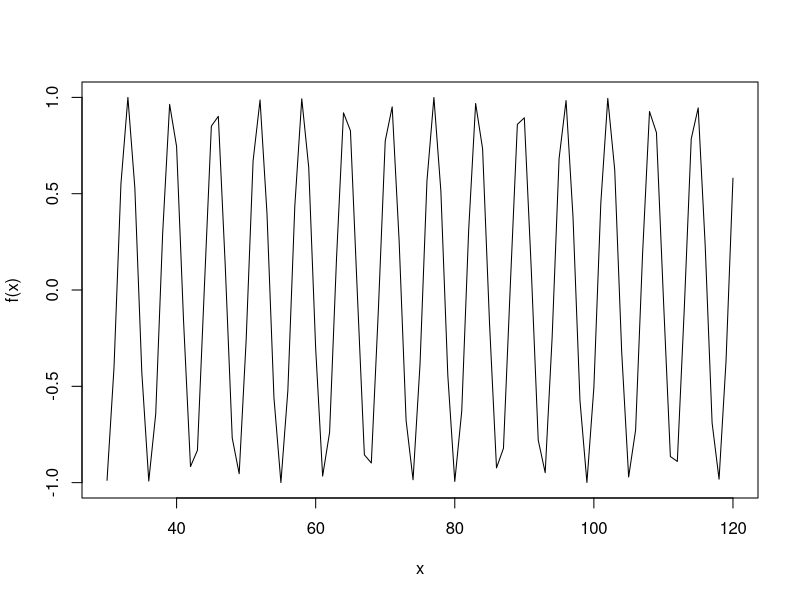
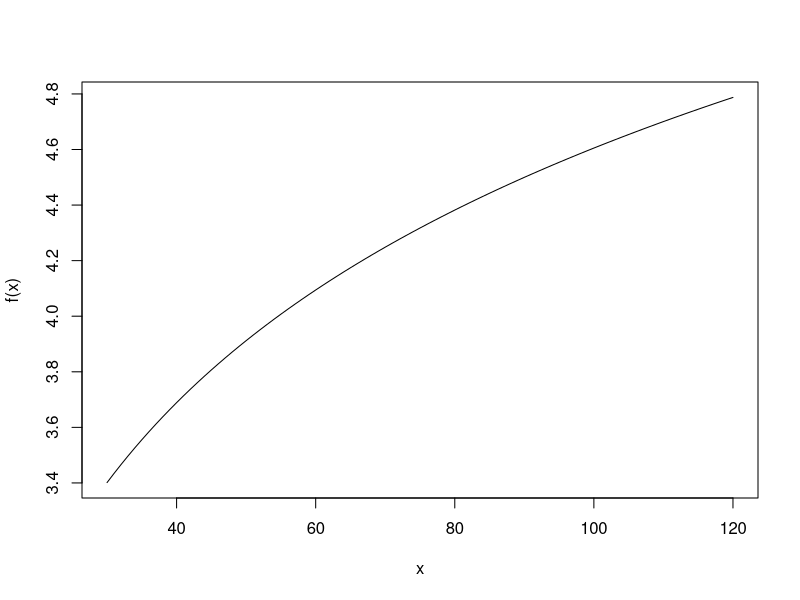
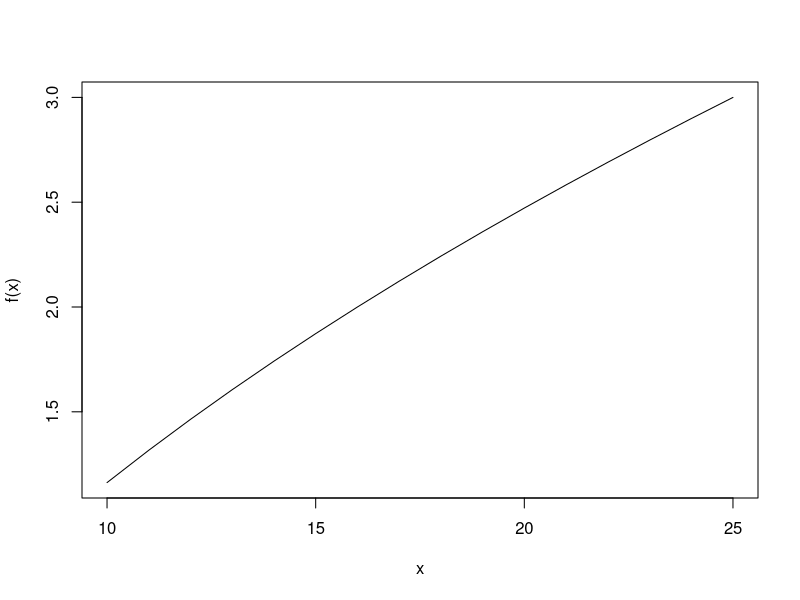
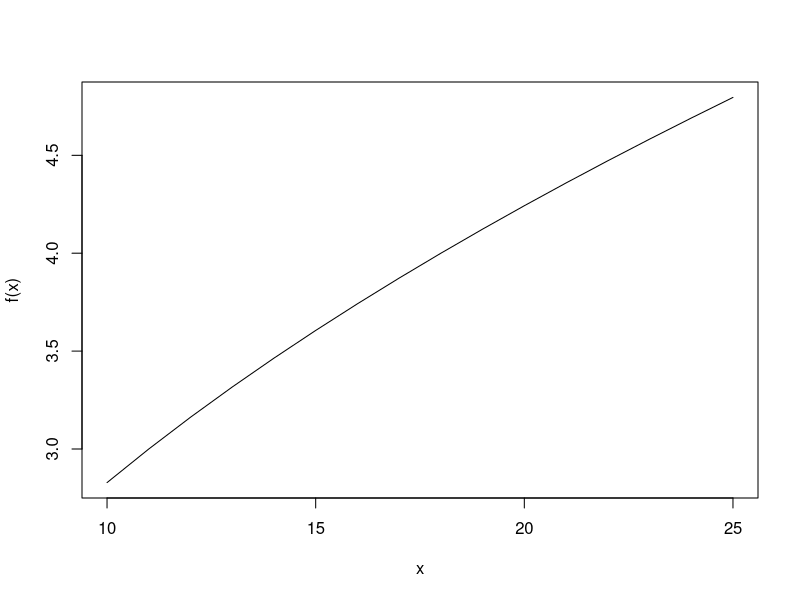
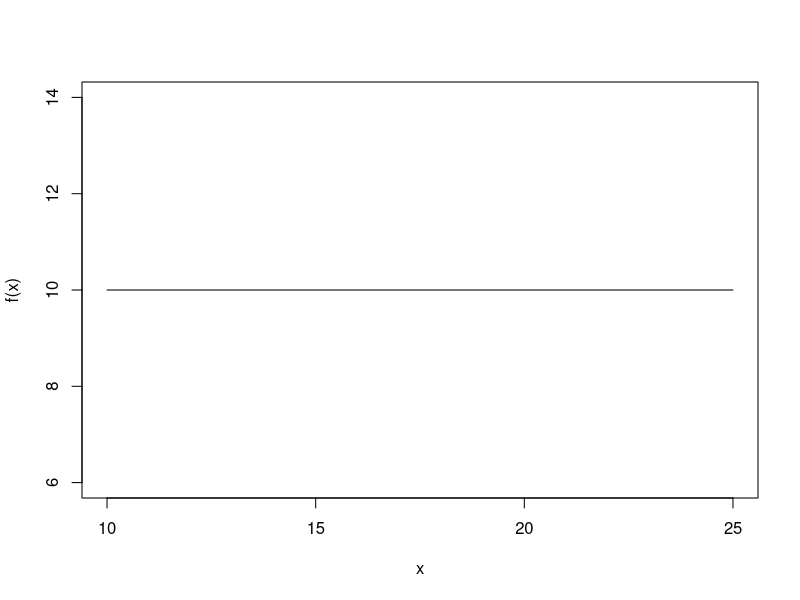
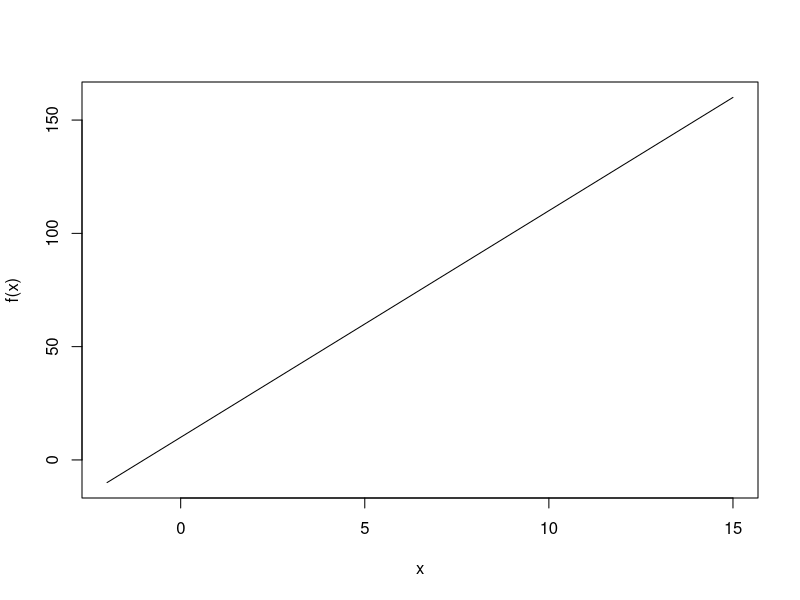
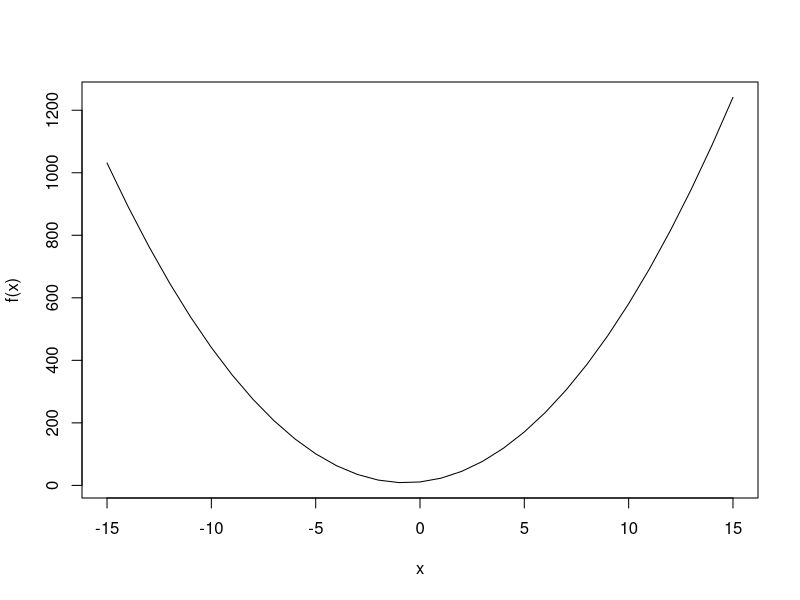
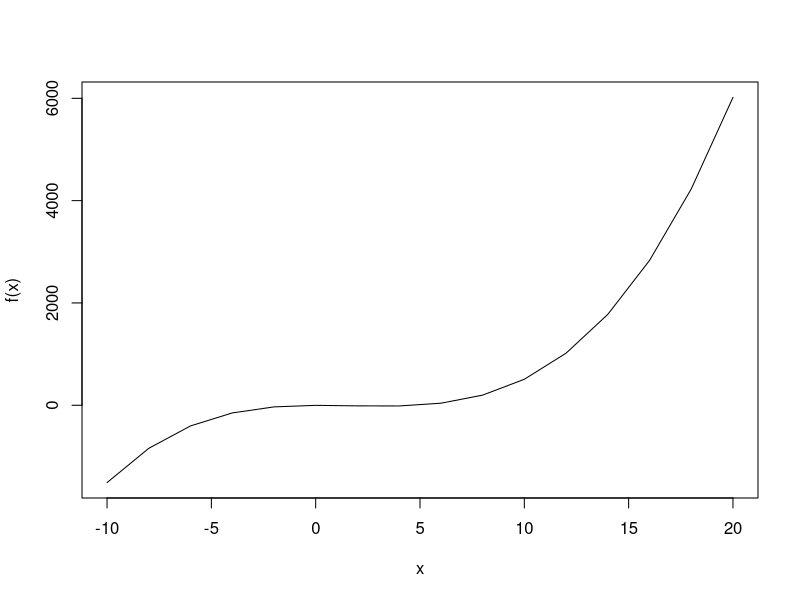

The R script that drew these images, in order:

#EXCERCISE
f<- function(x) {
    result <- sin(x)
    return(result)
}
input <- 30:120
plot(input,sapply( input , f ) ,
type= "l" , xlab = "x" ,ylab = "f(x)" )

#EXCERCISE
f<- function(x) {
    result <- log(x)
    return(result)
}
input <- 30:120
plot(input,sapply( input , f ) ,
type= "l" , xlab = "x" ,ylab = "f(x)" )

#EXCERCISE
f<- function(x) {
    result <- sqrt(x)-2
    return(result)
}
input <- 10 : 25
plot(input,sapply( input , f ) ,
type= "l" , xlab = "x" ,ylab = "f(x)" )

#EXCERCISE
f<- function(x) {
    result <- sqrt(x-2)
    return(result)
}

input <- 10 : 25
plot(input,sapply( input , f ) ,
type= "l" , xlab = "x" ,ylab = "f(x)" )

#CONSTANT FUNCTION
#FUNGSI : f(x) = a, nilai a kita ganti dengan 10

f <- function(x) {
    fx <- 10
    return (fx)
}

input <- 10:25
plot(input,sapply( input , f ) ,
type= "l" , xlab = "x" ,ylab = "f(x)" )

#LINEAR FUNCTION
#FUNGSI : f(x) = ax + b, nilai a diganti dengan 10 dan nilai b diganti dengan 10

f <- function(x) {
    fx <- (10*x) + 10
    return(fx)
}

input <- -2:15
plot(input,sapply(input,f),type="l",xlab="x",ylab="f(x)")

#QUADRATIC FUNCTION
#FUNGSI : f (x) = ax^2 + bx + c , nilai a diganti dengan 5, nilai b diganti dengan 7, dan nilai c diganti dengan 11

f <- function(x) {
    fx <- 5*x^2 + 7*x + 11
    return(fx)
}

input <- -15:15
plot (input,sapply(input,f),type="l",xlab="x",ylab="f(x)")

#POLYNOMIAL FUNCTION
#FUNGSI : f (x) = an x^n + an−1 x^n−1 + . . . + a1x + a0

f <- function(x) {
    fx <- x^3 - (5*x^2) + x-2
    return (fx)
}
input <- seq(-10,20, by=2)
plot (input,sapply(input , f),type="l",xlab="x",ylab="f(x)")

#RATIONAL FUNCTIONS
#FUNGSI : f (x) = p(x)/q(x)

f <- function (x) {
    fx <- 20/x
    return(fx)
}
input <- seq (1,10,by = 2)
plot (input , sapply(input , f),type="l",xlab="x",ylab="f(x)")
